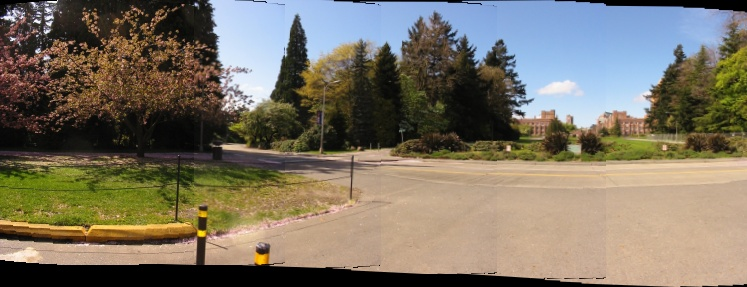
#> input picture image2.jpg, 747 x 287 px, given as the content of the folder images/image2.jpg, which was not available
$ python stitcher.py --image image2.jpg   (Python 2 division)
#> lines starting #> are read from the running program, lines starting #| are printed output that depends on the picture; after the words box and inside, x2 and y2 are one past the last pixel; in counts of white or black regions, pixels touching at a corner belong together; pictures that were not available may be replaced by others from this repository, and a replacement may not be noted
### transform.py
import math
import numpy as np
import cv2
import matplotlib.pyplot as plt

class ImageTransform:
	# [12 lines left out: function get_final_image_dimensions, not called in this run]

	@staticmethod
	def crop_image(img, tol=50):
		# img is image data
		# tol  is tolerance
		gimg = cv2.cvtColor(img, cv2.COLOR_RGB2GRAY)
		mask = gimg > tol
		return img[np.ix_(mask.any(1),mask.any(0))]

	@staticmethod
	def cylindrical_warp(image, i=0):
		height, width, rgb = image.shape
		yc = int(height/2)
		xc = int(width/2)
		warpedImage = np.zeros((2*height, 2*width, rgb), dtype=np.uint8)
		# focalLength = width * (5.4 / (3.2+0.01*i)) # EXIF DATA AND GOOGLE AND MAGIC NUMBER
		focalLength = width * (4 + 0.1 * i/ (1)) # EXIF DATA AND GOOGLE AND MAGIC NUMBER
		maxY = -float('inf')
		maxX = -float('inf')
		minY = float('inf')
		minX = float('inf')
		for y in range(height):
			for x in range(width):
				xprime = focalLength * math.atan((x-xc)/focalLength)
				yprime = focalLength * (y-yc)/math.sqrt((x-xc)**2 + focalLength**2)
				xprime += width
				yprime += height
				maxY = max(yprime, maxY)
				maxX = max(xprime, maxX)
				minY = min(yprime, minY)
				minX = min(xprime, minX)
				if xprime < 0 or xprime >= 2*width or yprime < 0 or yprime >= 2*height:
					continue
				warpedImage[int(yprime), int(xprime)] = image[y, x]
		maxY = int(maxY)
		maxX = int(maxX)
		minY = int(minY)
		minX = int(minX)
		warpedImage = warpedImage[minY:maxY, minX:maxX]
		return warpedImage

	# [112 lines left out: functions defisheye, straighten, not called in this run]

### stitcher.py
import numpy as np
import imutils
import cv2
import math
import matplotlib.pyplot as plt
from transform import ImageTransform
from correction import ImageCorrection
# Code adapted from htts://www.pyimagesearch.com/2016/01/11/opencv-panorama-stitching/

class Stitcher:
	def __init__(self):
		# determine if we are using OpenCV v3.X
		self.isv3 = imutils.is_cv3()

	# [147 lines left out: functions stitch, detectAndDescribe, matchKeypoints, drawMatches, not called in this run]

import argparse
from imutils import paths
# construct the argument parse and parse the arguments
ap = argparse.ArgumentParser()
ap.add_argument('-i', '--image', required=True)
ap.add_argument('-m', '--match', action='store_true', default=False)
ap.add_argument('-s', '--split', action='store_true', default=False)
args = vars(ap.parse_args())
image_name = args['image']
match = args['match']
split = args['split']
stitcher = Stitcher()
sourceImage = None
image_width = 500
for i, imagePath in enumerate(sorted(list(paths.list_images('images/{}'.format(image_name))))):
	print imagePath
	if i == 0:
		sourceImage = cv2.imread(imagePath)
#> sourceImage is the input picture: shape (287, 747, 3); mean B, G, R 99.4, 114.9, 123
		sourceImage = imutils.resize(sourceImage, width=image_width)
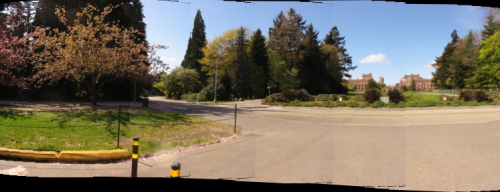
#> sourceImage: shape (192, 500, 3); mean B, G, R 99.4, 114.9, 123
		sourceImage = ImageTransform.cylindrical_warp(sourceImage, i)
#> after the loop in cylindrical_warp, `for y in range(height):`:
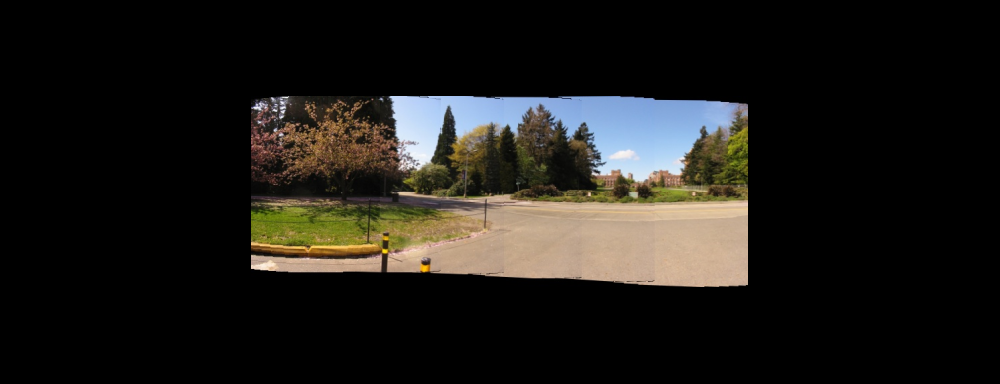
#> warpedImage: shape (384, 1000, 3); mean B, G, R 24.7, 28.5, 30.5
#> in cylindrical_warp, `warpedImage = warpedImage[minY:maxY, minX:maxX]`:
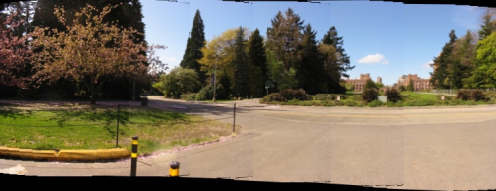
#> warpedImage: shape (191, 496, 3); mean B, G, R 99.8, 115.2, 123.3
		sourceImage = ImageTransform.crop_image(sourceImage)
#> in crop_image, `gimg = cv2.cvtColor(img, cv2.COLOR_RGB2GRAY)`:
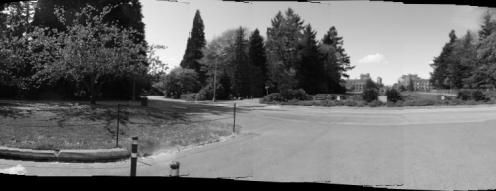
#> gimg: shape (191, 496); min 0, max 249, mean 111.5
#> in crop_image, `mask = gimg > tol`:
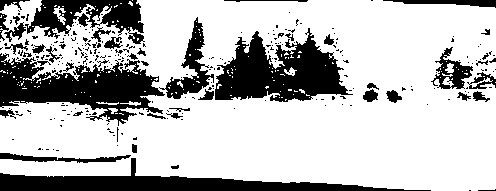
#> mask: shape (191, 496) bool; 73.3% white; 276 black regions (233 under 20 px), largest, box (x1, y1, x2, y2) and area: (0, 53, 165, 126) 5877, (215, 28, 353, 102) 5670, (0, 158, 431, 191) 4722
		continue

	# load the two images and resize them to have a width of 400 pixels
	# (for faster processing)
	warpImage = cv2.imread(imagePath)
	warpImage = imutils.resize(warpImage, width=image_width)
	warpImage = ImageTransform.cylindrical_warp(warpImage, i)
	warpImage = ImageTransform.crop_image(warpImage)

	if split and i > 1:
		print 'split', i
		leftSourceImage = sourceImage.copy()[:,:sourceImage.shape[1]/2]
		rightSourceImage = sourceImage.copy()[:,sourceImage.shape[1]/2:]
		matched_result = stitcher.stitch([rightSourceImage, warpImage], showMatches=match)
	else:
		matched_result = stitcher.stitch([sourceImage, warpImage], showMatches=match)

# if no matches found, stop the loop
	if matched_result is None:
		cv2.imshow(sourceImage)
		cv2.imwrite('cave.png', sourceImage)
		cv2.destroyAllWindows()
		break
	(result, vis) = matched_result
	if split and i > 1:
		height = result.shape[0] if result.shape[0] > leftSourceImage.shape[0] else leftSourceImage.shape[0]
		width = result.shape[1] + leftSourceImage.shape[1]
		merge = np.zeros((height,width,3)).astype("uint8")
		merge[:leftSourceImage.shape[0], :leftSourceImage.shape[1]] = leftSourceImage
		merge[:result.shape[0], leftSourceImage.shape[1]:] = result
		result = merge
	# if i % 4 == 0:
	# 	result = ImageTransform.straighten(result, i)
	display_image = result
	if result.shape[1] > 1000:
		display_image = imutils.resize(display_image, width=1000)

	cv2.imshow('stitched', display_image)
	if match:
		cv2.imshow("Keypoint Matches", vis)
	cv2.waitKey(0)
	cv2.destroyAllWindows()
	sourceImage = result
	cv2.imwrite('cave.png', sourceImage)
